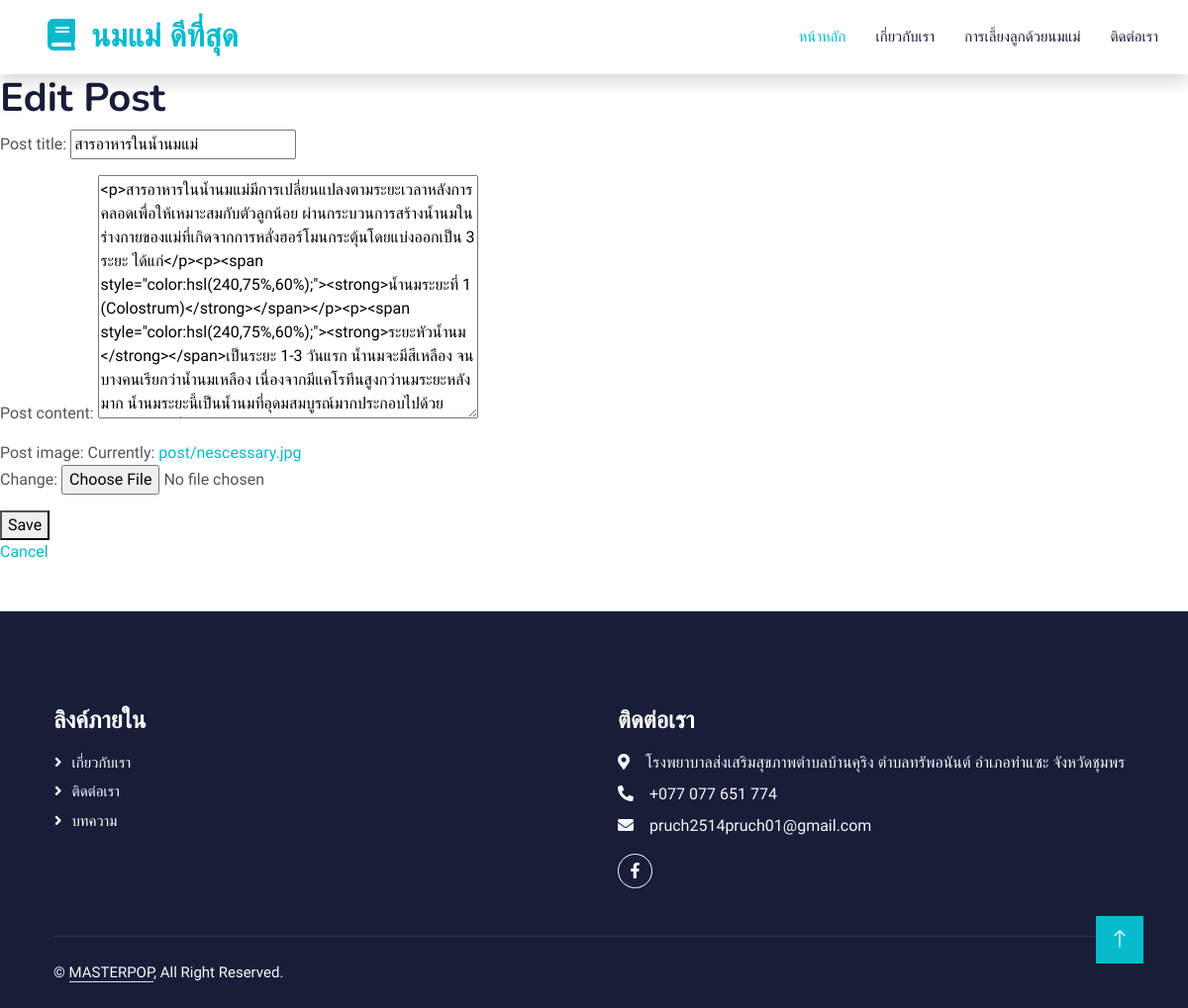
The page /3/edit/ on the database as committed earlier.
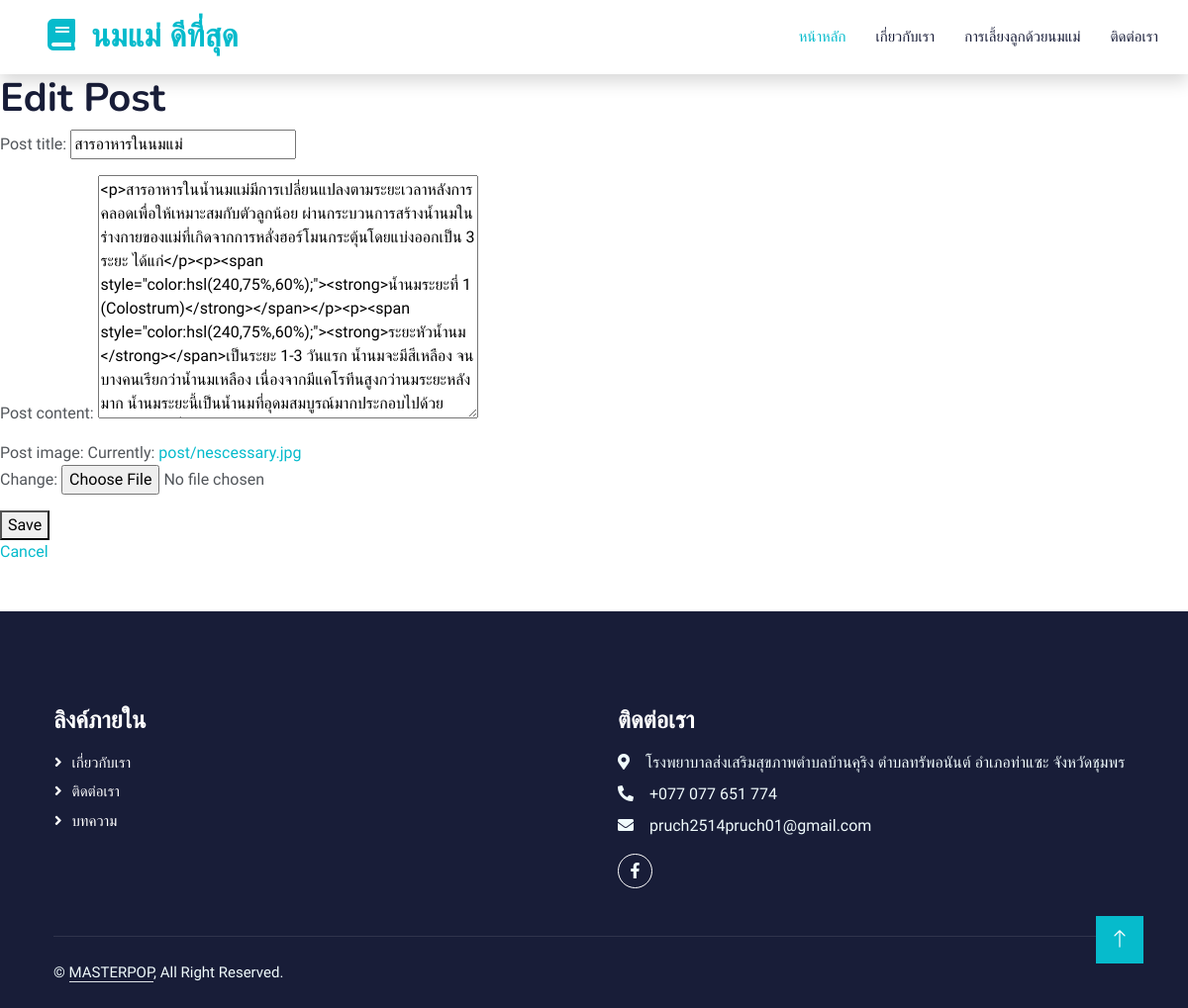
The same page on the database as committed later.
### main/models.py (models this page shows, shortened)
class Post(models.Model):
    post_category = models.ForeignKey(Categories, on_delete=models.CASCADE)
    post_title = models.CharField(max_length=60)
    post_short = models.CharField(max_length=100, blank=True, null=True)
    post_content = CKEditor5Field(null=True, blank=True, config_name='extends')
    published_date = models.DateTimeField(auto_now_add=True)
    post_image = models.ImageField(upload_to='post',default='post/1.jpg')

### main/views.py (the view)
# urls.py: path('<int:pk>/edit/', views.update_post, name='update_post'),
def update_post(request, pk):
    post = Post.objects.get(pk=pk)
    if request.method == 'POST':
        form = PostForm(request.POST, instance=post)
        if form.is_valid():
            form.save()
            return redirect('post_list')
    else:
        form = PostForm(instance=post)
    return render(request, 'post_form.html', {'form': form})

### main/forms.py
class PostForm(forms.ModelForm):
    class Meta:
        model = Post
        fields = ['post_title', 'post_content', 'post_image']
        label = {
            'post_title': 'เรื่อง',
            'post_content': 'เนื้อหา',
            'post_image': 'รูปภาพ'
        }

### templates/post_form.html (shortened to what this page needs)
{% extends "base.html" %}
{% load static %}
{% block form %}
    <h1>{{ form.instance.pk|yesno:"Edit Post,Add New Post" }}</h1>
    <form method="post">
        {{ form.as_p}}
        <button type="submit">Save</button>
    </form>
    <a href="{% url 'post_list' %}">Cancel</a>
{% endblock form %}

Rows that differ between the two databases and show on the page:
changed Post "Edit Post": post_title "สารอาหารในน้ำนมแม่" → "สารอาหารในนมแม่"
